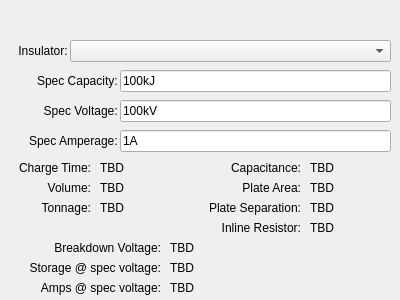
<?xml version="1.0" encoding="UTF-8"?>
<ui version="4.0">
 <class>CapacitorDesigner</class>
 <widget class="QMainWindow" name="CapacitorDesigner">
  <property name="geometry">
   <rect>
    <x>0</x>
    <y>0</y>
    <width>400</width>
    <height>300</height>
   </rect>
  </property>
  <property name="sizePolicy">
   <sizepolicy hsizetype="Fixed" vsizetype="Fixed">
    <horstretch>0</horstretch>
    <verstretch>0</verstretch>
   </sizepolicy>
  </property>
  <property name="minimumSize">
   <size>
    <width>400</width>
    <height>300</height>
   </size>
  </property>
  <property name="maximumSize">
   <size>
    <width>400</width>
    <height>300</height>
   </size>
  </property>
  <property name="windowTitle">
   <string>Capacitor Designer</string>
  </property>
  <widget class="QWidget" name="centralwidget">
   <widget class="QComboBox" name="insulator">
    <property name="geometry">
     <rect>
      <x>70</x>
      <y>40</y>
      <width>321</width>
      <height>22</height>
     </rect>
    </property>
   </widget>
   <widget class="QLabel" name="label">
    <property name="geometry">
     <rect>
      <x>10</x>
      <y>40</y>
      <width>61</width>
      <height>21</height>
     </rect>
    </property>
    <property name="text">
     <string>Insulator: </string>
    </property>
    <property name="alignment">
     <set>Qt::AlignRight|Qt::AlignTrailing|Qt::AlignVCenter</set>
    </property>
   </widget>
   <widget class="QLabel" name="label_3">
    <property name="geometry">
     <rect>
      <x>10</x>
      <y>70</y>
      <width>111</width>
      <height>21</height>
     </rect>
    </property>
    <property name="text">
     <string>Spec Capacity: </string>
    </property>
    <property name="alignment">
     <set>Qt::AlignRight|Qt::AlignTrailing|Qt::AlignVCenter</set>
    </property>
   </widget>
   <widget class="QLineEdit" name="capacity_edit">
    <property name="geometry">
     <rect>
      <x>120</x>
      <y>70</y>
      <width>271</width>
      <height>22</height>
     </rect>
    </property>
    <property name="inputMethodHints">
     <set>Qt::ImhNone</set>
    </property>
    <property name="text">
     <string>100kJ</string>
    </property>
   </widget>
   <widget class="QLabel" name="label_5">
    <property name="geometry">
     <rect>
      <x>10</x>
      <y>100</y>
      <width>111</width>
      <height>21</height>
     </rect>
    </property>
    <property name="inputMethodHints">
     <set>Qt::ImhNone</set>
    </property>
    <property name="text">
     <string>Spec Voltage: </string>
    </property>
    <property name="alignment">
     <set>Qt::AlignRight|Qt::AlignTrailing|Qt::AlignVCenter</set>
    </property>
   </widget>
   <widget class="QLineEdit" name="voltage_edit">
    <property name="geometry">
     <rect>
      <x>120</x>
      <y>100</y>
      <width>271</width>
      <height>22</height>
     </rect>
    </property>
    <property name="inputMethodHints">
     <set>Qt::ImhNone</set>
    </property>
    <property name="text">
     <string>100kV</string>
    </property>
   </widget>
   <widget class="QLineEdit" name="amperage_edit">
    <property name="geometry">
     <rect>
      <x>120</x>
      <y>130</y>
      <width>271</width>
      <height>22</height>
     </rect>
    </property>
    <property name="inputMethodHints">
     <set>Qt::ImhNone</set>
    </property>
    <property name="text">
     <string>1A</string>
    </property>
   </widget>
   <widget class="QLabel" name="label_6">
    <property name="geometry">
     <rect>
      <x>10</x>
      <y>130</y>
      <width>111</width>
      <height>21</height>
     </rect>
    </property>
    <property name="inputMethodHints">
     <set>Qt::ImhNone</set>
    </property>
    <property name="text">
     <string>Spec Amperage: </string>
    </property>
    <property name="alignment">
     <set>Qt::AlignRight|Qt::AlignTrailing|Qt::AlignVCenter</set>
    </property>
   </widget>
   <widget class="QLabel" name="label_2">
    <property name="geometry">
     <rect>
      <x>190</x>
      <y>160</y>
      <width>111</width>
      <height>16</height>
     </rect>
    </property>
    <property name="text">
     <string>Capacitance:</string>
    </property>
    <property name="alignment">
     <set>Qt::AlignRight|Qt::AlignTrailing|Qt::AlignVCenter</set>
    </property>
   </widget>
   <widget class="QLabel" name="label_4">
    <property name="geometry">
     <rect>
      <x>10</x>
      <y>260</y>
      <width>151</width>
      <height>16</height>
     </rect>
    </property>
    <property name="text">
     <string>Storage @ spec voltage:</string>
    </property>
    <property name="alignment">
     <set>Qt::AlignRight|Qt::AlignTrailing|Qt::AlignVCenter</set>
    </property>
   </widget>
   <widget class="QLabel" name="label_7">
    <property name="geometry">
     <rect>
      <x>10</x>
      <y>160</y>
      <width>81</width>
      <height>16</height>
     </rect>
    </property>
    <property name="text">
     <string>Charge Time:</string>
    </property>
    <property name="alignment">
     <set>Qt::AlignRight|Qt::AlignTrailing|Qt::AlignVCenter</set>
    </property>
   </widget>
   <widget class="QLabel" name="label_8">
    <property name="geometry">
     <rect>
      <x>190</x>
      <y>200</y>
      <width>111</width>
      <height>16</height>
     </rect>
    </property>
    <property name="text">
     <string>Plate Separation:</string>
    </property>
    <property name="alignment">
     <set>Qt::AlignRight|Qt::AlignTrailing|Qt::AlignVCenter</set>
    </property>
   </widget>
   <widget class="QLabel" name="label_9">
    <property name="geometry">
     <rect>
      <x>190</x>
      <y>220</y>
      <width>111</width>
      <height>16</height>
     </rect>
    </property>
    <property name="text">
     <string>Inline Resistor:</string>
    </property>
    <property name="alignment">
     <set>Qt::AlignRight|Qt::AlignTrailing|Qt::AlignVCenter</set>
    </property>
   </widget>
   <widget class="QLabel" name="label_10">
    <property name="geometry">
     <rect>
      <x>190</x>
      <y>180</y>
      <width>111</width>
      <height>16</height>
     </rect>
    </property>
    <property name="text">
     <string>Plate Area:</string>
    </property>
    <property name="alignment">
     <set>Qt::AlignRight|Qt::AlignTrailing|Qt::AlignVCenter</set>
    </property>
   </widget>
   <widget class="QLabel" name="label_11">
    <property name="geometry">
     <rect>
      <x>30</x>
      <y>180</y>
      <width>61</width>
      <height>16</height>
     </rect>
    </property>
    <property name="text">
     <string>Volume:</string>
    </property>
    <property name="alignment">
     <set>Qt::AlignRight|Qt::AlignTrailing|Qt::AlignVCenter</set>
    </property>
   </widget>
   <widget class="QLabel" name="label_12">
    <property name="geometry">
     <rect>
      <x>10</x>
      <y>280</y>
      <width>151</width>
      <height>16</height>
     </rect>
    </property>
    <property name="text">
     <string>Amps @ spec voltage:</string>
    </property>
    <property name="alignment">
     <set>Qt::AlignRight|Qt::AlignTrailing|Qt::AlignVCenter</set>
    </property>
   </widget>
   <widget class="QLabel" name="label_13">
    <property name="geometry">
     <rect>
      <x>10</x>
      <y>240</y>
      <width>151</width>
      <height>16</height>
     </rect>
    </property>
    <property name="text">
     <string>Breakdown Voltage:</string>
    </property>
    <property name="alignment">
     <set>Qt::AlignRight|Qt::AlignTrailing|Qt::AlignVCenter</set>
    </property>
   </widget>
   <widget class="QLabel" name="label_14">
    <property name="geometry">
     <rect>
      <x>30</x>
      <y>200</y>
      <width>61</width>
      <height>16</height>
     </rect>
    </property>
    <property name="text">
     <string>Tonnage:</string>
    </property>
    <property name="alignment">
     <set>Qt::AlignRight|Qt::AlignTrailing|Qt::AlignVCenter</set>
    </property>
   </widget>
   <widget class="QLabel" name="volume_label">
    <property name="geometry">
     <rect>
      <x>100</x>
      <y>180</y>
      <width>91</width>
      <height>16</height>
     </rect>
    </property>
    <property name="text">
     <string>TBD</string>
    </property>
    <property name="alignment">
     <set>Qt::AlignLeading|Qt::AlignLeft|Qt::AlignVCenter</set>
    </property>
    <property name="textInteractionFlags">
     <set>Qt::LinksAccessibleByMouse|Qt::TextSelectableByKeyboard|Qt::TextSelectableByMouse</set>
    </property>
   </widget>
   <widget class="QLabel" name="tonnage_label">
    <property name="geometry">
     <rect>
      <x>100</x>
      <y>200</y>
      <width>91</width>
      <height>16</height>
     </rect>
    </property>
    <property name="text">
     <string>TBD</string>
    </property>
    <property name="alignment">
     <set>Qt::AlignLeading|Qt::AlignLeft|Qt::AlignVCenter</set>
    </property>
    <property name="textInteractionFlags">
     <set>Qt::LinksAccessibleByMouse|Qt::TextSelectableByKeyboard|Qt::TextSelectableByMouse</set>
    </property>
   </widget>
   <widget class="QLabel" name="chargetime_label">
    <property name="geometry">
     <rect>
      <x>100</x>
      <y>160</y>
      <width>91</width>
      <height>16</height>
     </rect>
    </property>
    <property name="text">
     <string>TBD</string>
    </property>
    <property name="alignment">
     <set>Qt::AlignLeading|Qt::AlignLeft|Qt::AlignVCenter</set>
    </property>
    <property name="textInteractionFlags">
     <set>Qt::LinksAccessibleByMouse|Qt::TextSelectableByKeyboard|Qt::TextSelectableByMouse</set>
    </property>
   </widget>
   <widget class="QLabel" name="capacitance_label">
    <property name="geometry">
     <rect>
      <x>310</x>
      <y>160</y>
      <width>81</width>
      <height>16</height>
     </rect>
    </property>
    <property name="text">
     <string>TBD</string>
    </property>
    <property name="alignment">
     <set>Qt::AlignLeading|Qt::AlignLeft|Qt::AlignVCenter</set>
    </property>
    <property name="textInteractionFlags">
     <set>Qt::LinksAccessibleByMouse|Qt::TextSelectableByKeyboard|Qt::TextSelectableByMouse</set>
    </property>
   </widget>
   <widget class="QLabel" name="area_label">
    <property name="geometry">
     <rect>
      <x>310</x>
      <y>180</y>
      <width>81</width>
      <height>16</height>
     </rect>
    </property>
    <property name="text">
     <string>TBD</string>
    </property>
    <property name="alignment">
     <set>Qt::AlignLeading|Qt::AlignLeft|Qt::AlignVCenter</set>
    </property>
    <property name="textInteractionFlags">
     <set>Qt::LinksAccessibleByMouse|Qt::TextSelectableByKeyboard|Qt::TextSelectableByMouse</set>
    </property>
   </widget>
   <widget class="QLabel" name="separation_label">
    <property name="geometry">
     <rect>
      <x>310</x>
      <y>200</y>
      <width>81</width>
      <height>16</height>
     </rect>
    </property>
    <property name="text">
     <string>TBD</string>
    </property>
    <property name="alignment">
     <set>Qt::AlignLeading|Qt::AlignLeft|Qt::AlignVCenter</set>
    </property>
    <property name="textInteractionFlags">
     <set>Qt::LinksAccessibleByMouse|Qt::TextSelectableByKeyboard|Qt::TextSelectableByMouse</set>
    </property>
   </widget>
   <widget class="QLabel" name="resistance_label">
    <property name="geometry">
     <rect>
      <x>310</x>
      <y>220</y>
      <width>81</width>
      <height>16</height>
     </rect>
    </property>
    <property name="text">
     <string>TBD</string>
    </property>
    <property name="alignment">
     <set>Qt::AlignLeading|Qt::AlignLeft|Qt::AlignVCenter</set>
    </property>
    <property name="textInteractionFlags">
     <set>Qt::LinksAccessibleByMouse|Qt::TextSelectableByKeyboard|Qt::TextSelectableByMouse</set>
    </property>
   </widget>
   <widget class="QLabel" name="voltage_label">
    <property name="geometry">
     <rect>
      <x>170</x>
      <y>240</y>
      <width>101</width>
      <height>16</height>
     </rect>
    </property>
    <property name="text">
     <string>TBD</string>
    </property>
    <property name="alignment">
     <set>Qt::AlignLeading|Qt::AlignLeft|Qt::AlignVCenter</set>
    </property>
    <property name="textInteractionFlags">
     <set>Qt::LinksAccessibleByMouse|Qt::TextSelectableByKeyboard|Qt::TextSelectableByMouse</set>
    </property>
   </widget>
   <widget class="QLabel" name="capacity_label">
    <property name="geometry">
     <rect>
      <x>170</x>
      <y>260</y>
      <width>101</width>
      <height>16</height>
     </rect>
    </property>
    <property name="text">
     <string>TBD</string>
    </property>
    <property name="alignment">
     <set>Qt::AlignLeading|Qt::AlignLeft|Qt::AlignVCenter</set>
    </property>
    <property name="textInteractionFlags">
     <set>Qt::LinksAccessibleByMouse|Qt::TextSelectableByKeyboard|Qt::TextSelectableByMouse</set>
    </property>
   </widget>
   <widget class="QLabel" name="amperage_label">
    <property name="geometry">
     <rect>
      <x>170</x>
      <y>280</y>
      <width>101</width>
      <height>16</height>
     </rect>
    </property>
    <property name="text">
     <string>TBD</string>
    </property>
    <property name="alignment">
     <set>Qt::AlignLeading|Qt::AlignLeft|Qt::AlignVCenter</set>
    </property>
    <property name="textInteractionFlags">
     <set>Qt::LinksAccessibleByMouse|Qt::TextSelectableByKeyboard|Qt::TextSelectableByMouse</set>
    </property>
   </widget>
  </widget>
 </widget>
 <resources/>
 <connections/>
</ui>
